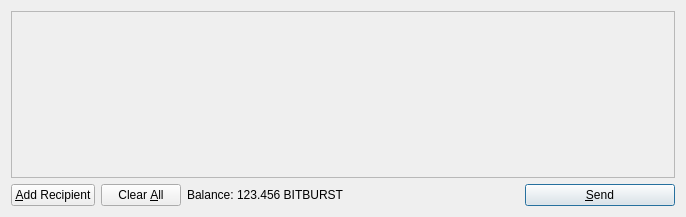
<?xml version="1.0" encoding="UTF-8"?>
<ui version="4.0">
 <class>SendCoinsDialog</class>
 <widget class="QDialog" name="SendCoinsDialog">
  <property name="geometry">
   <rect>
    <x>0</x>
    <y>0</y>
    <width>686</width>
    <height>217</height>
   </rect>
  </property>
  <property name="windowTitle">
   <string>Send Coins</string>
  </property>
  <layout class="QVBoxLayout" name="verticalLayout">
   <item>
    <widget class="QScrollArea" name="scrollArea">
     <property name="widgetResizable">
      <bool>true</bool>
     </property>
     <widget class="QWidget" name="scrollAreaWidgetContents">
      <property name="geometry">
       <rect>
        <x>0</x>
        <y>0</y>
        <width>666</width>
        <height>165</height>
       </rect>
      </property>
      <layout class="QVBoxLayout" name="verticalLayout_2">
       <property name="margin">
        <number>0</number>
       </property>
       <item>
        <layout class="QVBoxLayout" name="entries">
         <property name="spacing">
          <number>6</number>
         </property>
        </layout>
       </item>
       <item>
        <spacer name="verticalSpacer">
         <property name="orientation">
          <enum>Qt::Vertical</enum>
         </property>
         <property name="sizeHint" stdset="0">
          <size>
           <width>20</width>
           <height>40</height>
          </size>
         </property>
        </spacer>
       </item>
      </layout>
     </widget>
    </widget>
   </item>
   <item>
    <layout class="QHBoxLayout" name="horizontalLayout">
     <item>
      <widget class="QPushButton" name="addButton">
       <property name="toolTip">
        <string>Send to multiple recipients at once</string>
       </property>
       <property name="text">
        <string>&amp;Add Recipient</string>
       </property>
       <property name="icon">
        <iconset resource="../bitcoin.qrc">
         <normaloff>:/icons/add</normaloff>:/icons/add</iconset>
       </property>
       <property name="autoDefault">
        <bool>false</bool>
       </property>
      </widget>
     </item>
     <item>
      <widget class="QPushButton" name="clearButton">
       <property name="sizePolicy">
        <sizepolicy hsizetype="Minimum" vsizetype="Fixed">
         <horstretch>0</horstretch>
         <verstretch>0</verstretch>
        </sizepolicy>
       </property>
       <property name="toolTip">
        <string>Remove all transaction fields</string>
       </property>
       <property name="text">
        <string>Clear &amp;All</string>
       </property>
       <property name="icon">
        <iconset resource="../bitcoin.qrc">
         <normaloff>:/icons/remove</normaloff>:/icons/remove</iconset>
       </property>
       <property name="autoRepeatDelay">
        <number>300</number>
       </property>
       <property name="autoDefault">
        <bool>false</bool>
       </property>
      </widget>
     </item>
     <item>
      <layout class="QHBoxLayout" name="horizontalLayout_2">
       <property name="spacing">
        <number>3</number>
       </property>
       <item>
        <widget class="QLabel" name="label">
         <property name="text">
          <string>Balance:</string>
         </property>
        </widget>
       </item>
       <item>
        <widget class="QLabel" name="labelBalance">
         <property name="cursor">
          <cursorShape>IBeamCursor</cursorShape>
         </property>
         <property name="text">
          <string>123.456 BITBURST</string>
         </property>
         <property name="textInteractionFlags">
          <set>Qt::LinksAccessibleByMouse|Qt::TextSelectableByKeyboard|Qt::TextSelectableByMouse</set>
         </property>
        </widget>
       </item>
      </layout>
     </item>
     <item>
      <spacer name="horizontalSpacer">
       <property name="orientation">
        <enum>Qt::Horizontal</enum>
       </property>
       <property name="sizeHint" stdset="0">
        <size>
         <width>40</width>
         <height>20</height>
        </size>
       </property>
      </spacer>
     </item>
     <item>
      <widget class="QPushButton" name="sendButton">
       <property name="minimumSize">
        <size>
         <width>150</width>
         <height>0</height>
        </size>
       </property>
       <property name="toolTip">
        <string>Confirm the send action</string>
       </property>
       <property name="text">
        <string>&amp;Send</string>
       </property>
       <property name="icon">
        <iconset resource="../bitcoin.qrc">
         <normaloff>:/icons/send</normaloff>:/icons/send</iconset>
       </property>
       <property name="default">
        <bool>true</bool>
       </property>
      </widget>
     </item>
    </layout>
   </item>
  </layout>
 </widget>
 <resources>
  <include location="../bitcoin.qrc"/>
 </resources>
 <connections/>
</ui>
